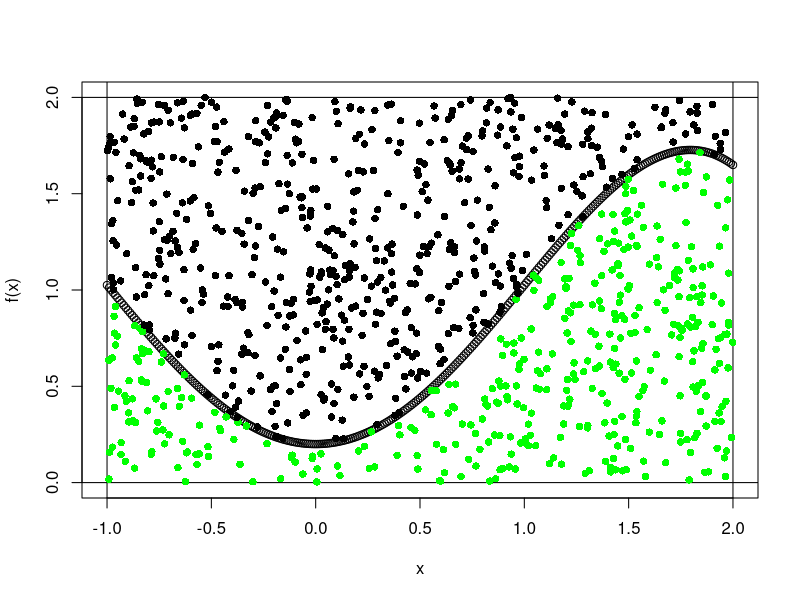
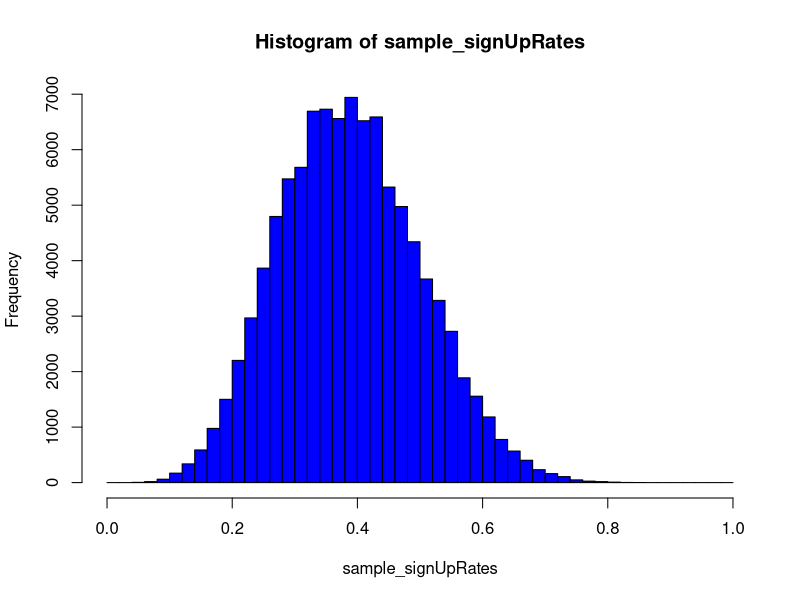
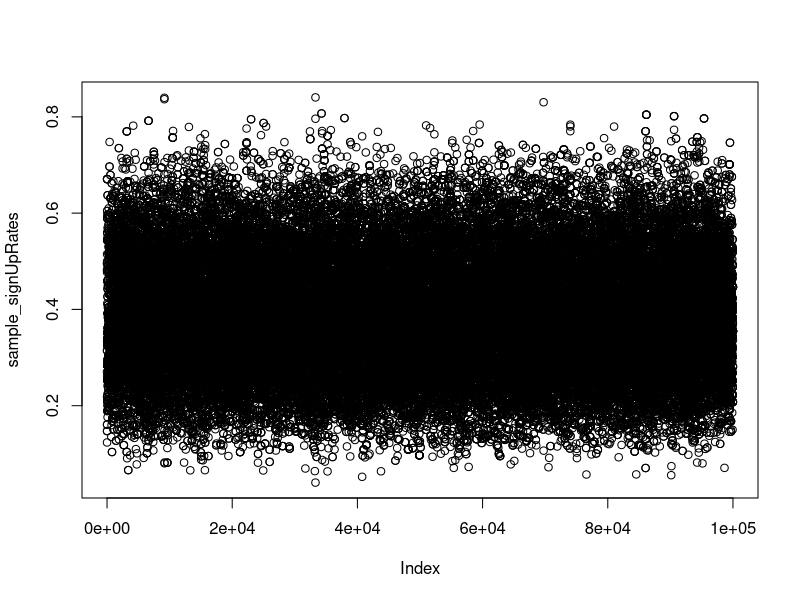
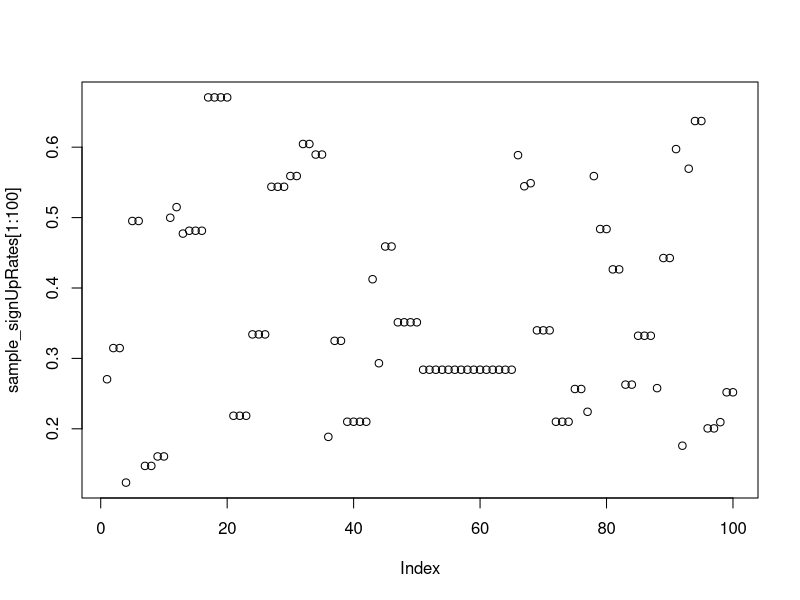
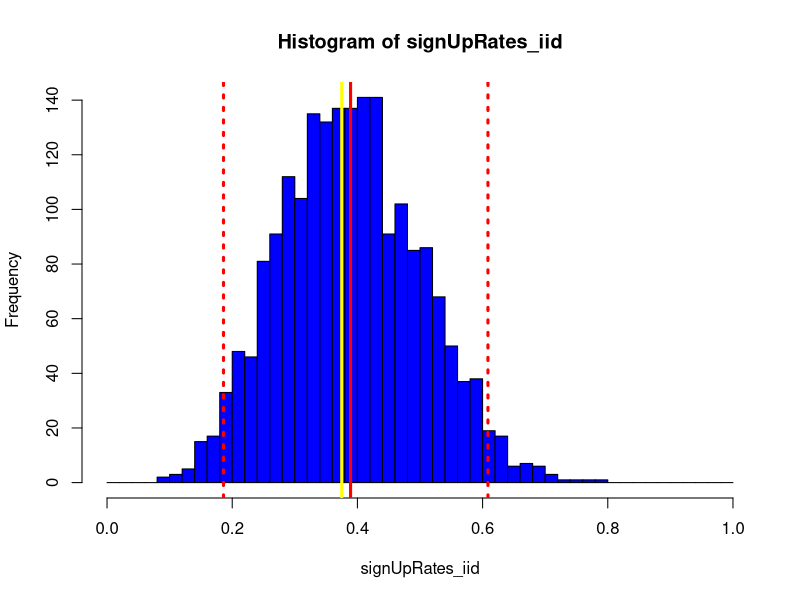
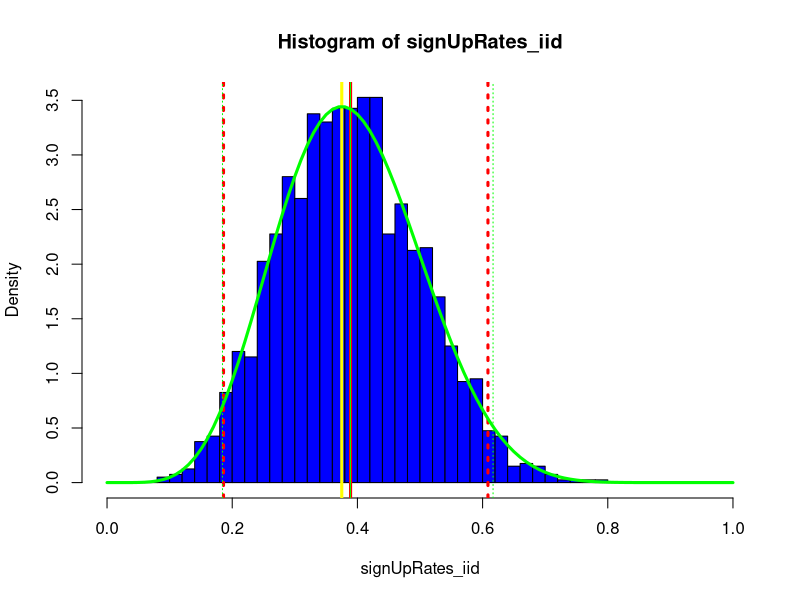
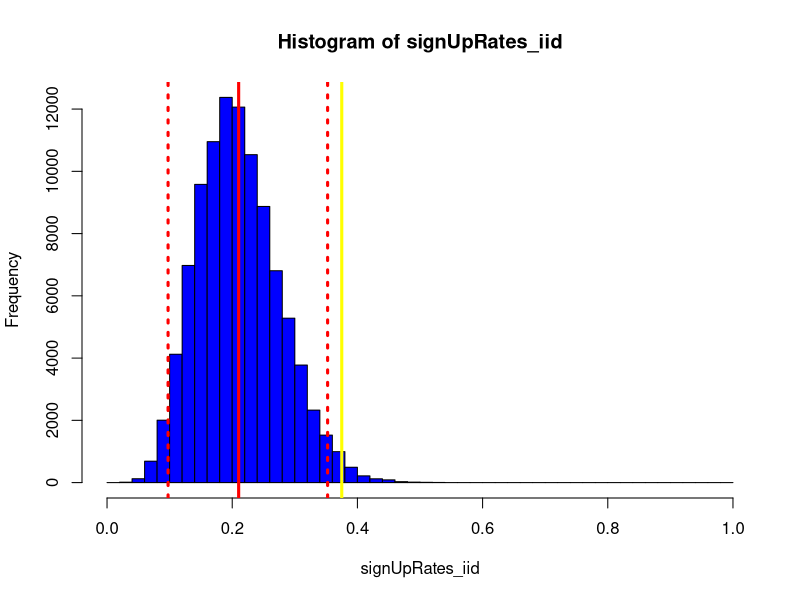
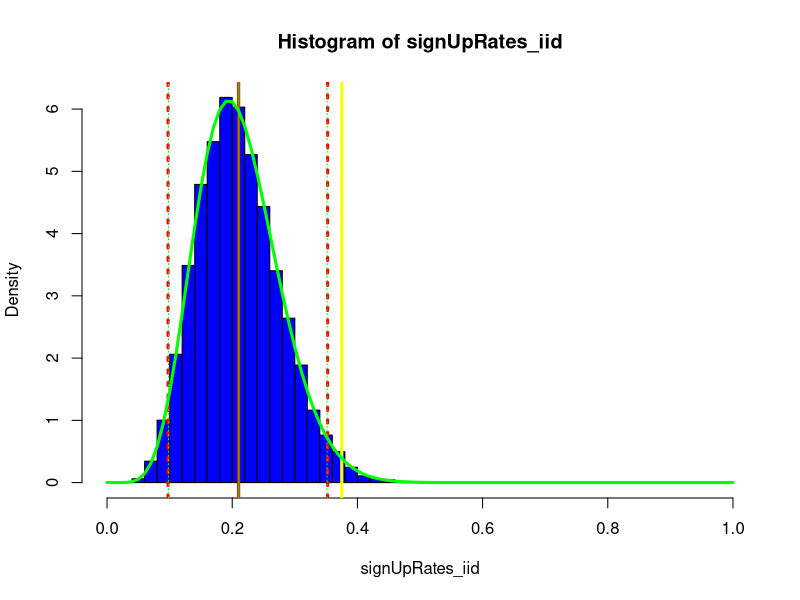

Write the R code that produced these figures, in order.
## ---- chunk 1
knitr::opts_chunk$set(echo = TRUE)
library(scales)
library(rmutil)
## ---- chunk 2
# from solutionsheet:
f = function(x){
  return(x^2*cos(.6*x)+.2)
  }
x = seq(-1,2,.01)
x
y = f(seq(-1,2,.01))
y
plot(x, y, ylim=c(0,2), xlab="x", ylab="f(x)")
abline(h=c(0,2), v=c(-1,2))
n = 1000
hits = 0
for(i in 1:n)
{
    x_ = runif(1,-1,2)
    y_ = runif(1,0,2)
    col="black"
    if(y_<f(x_))
    {
        hits = hits+1
        col="green"
    }
    points(x_, y_, pch=16, col=col)
}
# hits/n = I/6  =>  I = hits/n*6
hits/n*6 # Exact Integral: 2.50
## ---- chunk 3
m = matrix(c(.5, 0, 1, .25, .5, .0, .25, .5, 0), 3)
m
m = m%*%m
m
m = m%*%m
m
# m doesn't change any more
# => (0.5,0.25,0.25) is stationary distribution
# proof this!
## ---- chunk 4
m = matrix(c(0.8, 0.4, 0.2, 0.6), 2)
m
m = m %*% m
m
(m = m %*% m)

#           [,1]      [,2]
# [1,] 0.6666667 0.3333333
# [2,] 0.6666667 0.3333333
# -> does not change anymore
# (0.67, 0.33) is the stationary distribution
## ---- chunk 5
# 6 from 16 sign up for salomon
# Baysian Data Analysis via MCMC
nrSignups =  6
nrTotal   = 16

nSimulations = 100000

signUpRate_i = runif(1)
signUpRate_i

sample_signUpRates = rep(NA,nSimulations)

for(i in 1:nSimulations)
{
    signUpRate_prop = runif(1)
    u = runif(1)
    if( u < (dbinom(nrSignups,nrTotal,signUpRate_prop)/dbinom(nrSignups,nrTotal,signUpRate_i)))
    {
        signUpRate_i = signUpRate_prop
    }
    sample_signUpRates[i] = signUpRate_i
}


# chain with high correlation:
hist(sample_signUpRates,breaks=seq(0,1,.02),col="blue")
plot(sample_signUpRates)
plot(sample_signUpRates[1:100])

# Result:
signUpRates_iid = sample_signUpRates[seq(100,nSimulations,50)]
hist(signUpRates_iid,breaks=seq(0,1,.02),col="blue")
abline(v=nrSignups/nrTotal,col="yellow",lwd=3)
abline(v=mean(signUpRates_iid),col="red",lwd=3)
abline(v=quantile(signUpRates_iid,c(0.025,.975)),col="red",lty=3,lwd=3)

# Compare with theoretical result:
hist(signUpRates_iid,breaks=seq(0,1,.02),col="blue",freq=FALSE)
abline(v=nrSignups/nrTotal,col="yellow",lwd=3)
abline(v=mean(signUpRates_iid),col="red",lwd=3)
abline(v=quantile(signUpRates_iid,c(0.025,.975)),col="red",lty=3,lwd=3)
# theoretical results in green
curve(dbeta(x,1+6,1+10),add=T,lwd=3,col="green")
abline(v=7/18,col="green",lwd=1)
abline(v=qbeta(c(0.025,.975),7,11),col="green",lty=3,lwd=1)

## ---- chunk 6
# 6 from 16 sign up for salomon
# Baysian Data Analysis via MCMC
nrSignups =  6
nrTotal   = 16

nSimulations = 100000

signUpRate_i = rbeta(1, 2, 20)

sample_signUpRates = rep(NA,nSimulations)

for(i in 1:nSimulations)
{
    signUpRate_prop = runif(1)
    u = runif(1)
    if( u < (dbinom(nrSignups,nrTotal,signUpRate_prop)*dbeta(signUpRate_prop,2,20))
             /(dbinom(nrSignups,nrTotal,signUpRate_i)*dbeta(signUpRate_i,2,20)) )
    {
        signUpRate_i = signUpRate_prop
    }
    sample_signUpRates[i] = signUpRate_i
}


# chain with high correlation:
#hist(sample_signUpRates,breaks=seq(0,1,.02),col="blue")
#plot(sample_signUpRates)
#plot(sample_signUpRates[1:100])

# Result:
signUpRates_iid = sample_signUpRates#= sample_signUpRates[seq(100,nSimulations,50)]
hist(signUpRates_iid,breaks=seq(0,1,.02),col="blue")
abline(v=nrSignups/nrTotal,col="yellow",lwd=3)
abline(v=mean(signUpRates_iid),col="red",lwd=3)
abline(v=quantile(signUpRates_iid,c(0.025,.975)),col="red",lty=3,lwd=3)

# Compare with theoretical result:
hist(signUpRates_iid,breaks=seq(0,1,.02),col="blue",freq=FALSE)
abline(v=nrSignups/nrTotal,col="yellow",lwd=3)
abline(v=mean(signUpRates_iid),col="red",lwd=3)
abline(v=quantile(signUpRates_iid,c(0.025,.975)),col="red",lty=3,lwd=3)
# theoretical results in green
curve(dbeta(x,2+6,20+10),add=T,lwd=3,col="green")
abline(v=8/38,col="green",lwd=1)
abline(v=qbeta(c(0.025,.975),8,30),col="green",lty=3,lwd=1)

## ---- chunk 7
# Observed data:
obs_x = c(3.4, -4.2, -0.7, -2.6, -1.6, -1.2, -2.2, -3.7, -0.9, -3.1)
obs_y = c(5.7,-0.1, 4.7, 2.7, 3.1, 2.3, 3.4, 1.0, 2.2, 1.5)
# Log of (unnormalized) posterior density
logPosterior = function(b0_, b1_, sigma_){
   sum(dnorm(b0_+b1_*obs_x - obs_y, 0, sigma_, log=TRUE)) +
    dnorm(b0_, 0, 3, log=TRUE) +
    dnorm(b1_, 0, 3, log=TRUE) +
    dgamma(sigma_, 1, 1, log=TRUE)
}
# Starting value
b0 = runif(1,0,1)
b1 = runif(1,0,1)
sigma = runif(1,0,1)
# Collect sampled values
b0_sample = c()
b1_sample = c()
sigma_sample = c()
# Bayesian Data Analysis via MCMC
for(i in 1:10000) {
    b0_prop = rnorm(1, b0, 0.3)
    b1_prop = rnorm(1, b1, 0.3)
    s_prop = abs(rnorm(1, sigma, 0.3))
    R = exp(logPosterior(b0_prop, b1_prop, s_prop)-logPosterior(b0, b1, sigma))
    u = runif(1)
    if( u <  R)
    {
        b0 = b0_prop
        b1 = b1_prop
        sigma = s_prop
    }
    b0_sample = c(b0_sample,b0)
    b1_sample = c(b1_sample,b1)
    sigma_sample = c(sigma_sample,sigma)
}
# Evaluation
plot(b0_sample, main='Traceplot b0')
plot(b1_sample, main='Traceplot b1')
plot(sigma_sample, main='Traceplot sigma')
plot(b0_sample,b1_sample, main='Scatterplot b0 against b1')
# Thinning the chains to get iid samples
b0_iid = b0_sample[1:100*100]
b1_iid = b1_sample[1:100*100]
sigma_iid = sigma_sample[1:100*100]
plot(obs_x,obs_y)
for(i in 1:100)
{
  abline(b0_iid[i],b1_iid[i])
}
points(obs_x,obs_y,col='red')
mean(b0_iid)
quantile(b0_iid,c(0.025,.975))
mean(b1_iid)
quantile(b1_iid,c(0.025,.975))
mean(sigma_iid)
quantile(sigma_iid,c(0.025,.975))
# Compare
lm(obs_y~obs_x)
## ---- chunk 8
# Code from slide 60 of week 13
x = -10 
s = 0.5 
xPath = c() 

for(i in 1:10000) {
  xProp = x + runif(1,-s,s)
  if(exp(-xProp^2/2)/exp(-x^2/2) > runif(1)) {
    x = xProp
    }
  xPath = c(xPath,x)
} 

plot(xPath) 
points(1:100*100, xPath[1:100*100], col="red") 
hist(xPath[1:100*100], breaks = 50)

runif(1)
